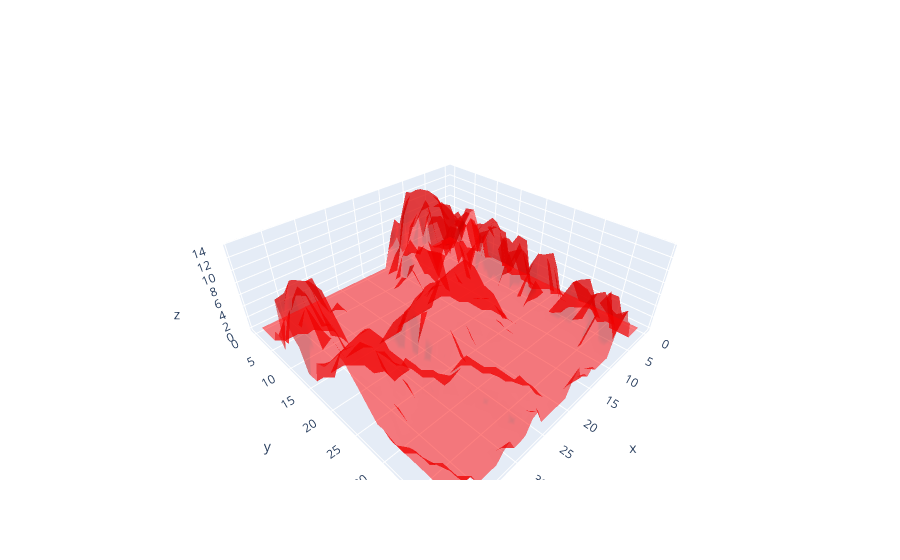

Notebook source saved alongside this figure:
### Code cell
import plotly.graph_objects as go


fig = go.Figure(data=[go.Mesh3d(x = x_list,
                                 y = chmchm['y'].values,
                                 z= chmchm['z'].values,color='red', opacity=0.50)])
fig.show()

### Figure 1 — Plotly figure (JSON) as saved in the notebook; plotly's stock layout.template omitted (floating-point values rounded to 4 significant figures; data arrays with more than 128 entries replaced by an {"elided": "..."} marker saying what was removed)
{"data": [{"color": "red", "opacity": 0.5, "type": "mesh3d", "x": {"elided": "1600 int values"}, "y": {"elided": "1600 int values"}, "z": {"elided": "1600 float values"}}], "layout": {}}
